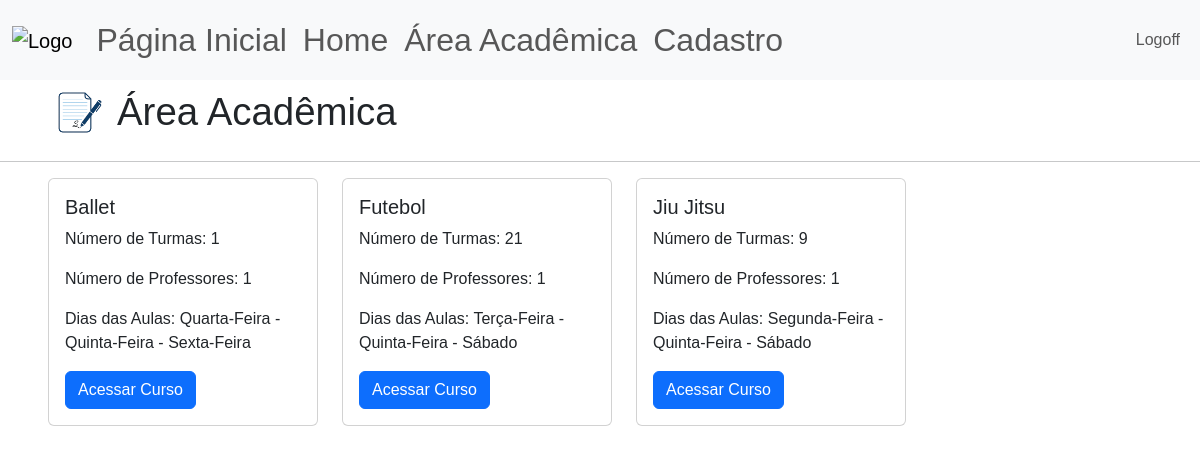
Page /area-academica (signed in) on the earlier database version.
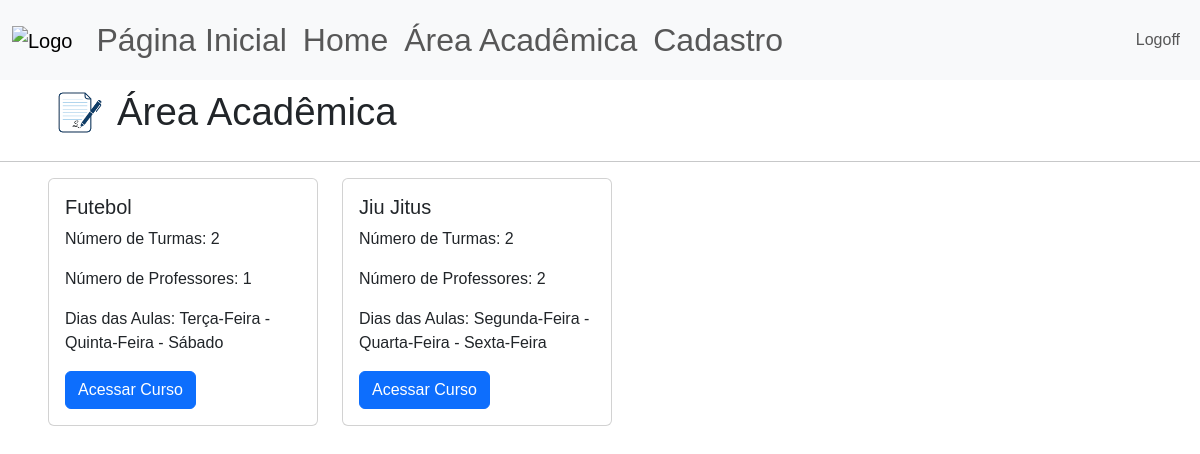
Same page on the later database version.
### site_verbo_amar/models.py (models this page shows)
class Atividade(database.Model):
    id = database.Column(database.Integer, primary_key=True)
    atividade = database.Column(database.String, nullable=False, unique=True)
    dias_aula = database.Column(database.String, nullable=False)

### site_verbo_amar/routes.py (the view)
@app.route("/area-academica", methods=['POST','GET'])
@login_required
def area_academica():
    atividades = carregar_nome_atividades()
    teste = carregar_turmas(atividades)
    print(teste)
    return render_template("area_academica.html", atividades=atividades)

### site_verbo_amar/models.py (called while the page is built)
@login_manager.user_loader
def load_user(id_usuario):
    return Usuario.query.get(int(id_usuario))

### site_verbo_amar/routes.py (called while the page is built)
def carregar_nome_atividades():
    dict_ativ = {}
    atividades = Atividade.query.order_by(Atividade.atividade.asc()).all()
    for ativ in atividades:
        dict_ativ[ativ.id] = {"nome_atividade":ativ.atividade,
                              "dias_aula":ativ.dias_aula.replace(";",' - '),
                              "turmas":0,
                              "professores":[],
                              "alunos":[],
                              "n_professores":0}
    return dict_ativ

def carregar_turmas(dict_ativ):
    turmas = Turma.query.order_by(Turma.id_atividade.asc()).all()
    for ativ in dict_ativ:
        for id in turmas:
            if ativ == id.id_atividade:
                dict_ativ[ativ]['turmas'] += 1
                if not id.id_professor in dict_ativ[ativ]['professores']:
                    dict_ativ[ativ]['professores'].append(id.id_professor)
                    dict_ativ[ativ]['n_professores'] +=1
    return dict_ativ

### site_verbo_amar/templates/area_academica.html
{% extends 'base.html'%}
{% block body %}
<div class = "d-flex align-items-center gap-1", style="padding-left: 3rem;">
    <img src="{{url_for('static', filename='academica_logo.png')}}" alt="study" height="65">
    <h1 style="font-size: 2.4rem; font-weight: 500; line-height: 1.2; margin: 0;">Área Acadêmica</h1>
</div>
<hr>
<div class="row" style="padding-left: 3rem;">
{% for ativ in atividades %}
    <div class="col-sm-3 mb-3 mb-sm-0">
      <div class="card">
        <div class="card-body">
          <h5 class="card-title">{{atividades[ativ]["nome_atividade"]}}</h5>
          <p class="card-text">Número de Turmas: {{atividades[ativ]["turmas"]}}</p>
          <p class="card-text">Número de Professores: {{atividades[ativ]["n_professores"]}}</p>
          <p class="card-text">Dias das Aulas: {{atividades[ativ]["dias_aula"]}}</p>
          <a href="#" class="btn btn-primary">Acessar Curso</a>
        </div>
      </div>
    </div>
 {% endfor %}
</div>
{% endblock %}

### site_verbo_amar/templates/base.html (shortened to what this page needs)
<!DOCTYPE html>
<html lang="pt-br">
<head>
    <link href="https://cdn.jsdelivr.net/npm/bootstrap@5.3.8/dist/css/bootstrap.min.css" rel="stylesheet">
    <link rel="stylesheet" type="text/css" href="{{url_for('static', filename='main.css')}}">
</head>
<body>
    {% include 'navbar.html'%}
    {% block body %}
    {% endblock %}
</body>
</html>

### site_verbo_amar/templates/navbar.html (shortened to what this page needs)
<nav class="navbar navbar-expand-lg bg-body-tertiary">
  <div class="container-fluid">
    <a class="navbar-brand" href="{{ url_for('home')}}">
      <img src = "{{url_for('static', filename='logo.png')}}", height="100", alt="Logo">
    </a>
    <ul class="navbar-nav me-auto mb-2 mb-lg-0" style="font-size: 2rem;">
        <li class="nav-item">
          <a class="nav-link" aria-current="page" href="{{ url_for('pag_inicial') }}">Página Inicial</a>
        </li>
        {% if current_user.is_authenticated %}
          <li class="nav-item">
            <a class="nav-link" href="{{ url_for('home') }}">Home</a>
          </li>
          <li class="nav-item">
            <a class="nav-link" href="{{ url_for('area_academica') }}">Área Acadêmica</a>
          </li>
          <li class="nav-item">
            <a class="nav-link" href="{{ url_for('cadastro') }}">Cadastro</a>
          </li>
         {% endif %}
      </ul>
      <ul class="d-flex navbar-nav">
        {% if current_user.is_authenticated %}
            <li class="nav-item">
              <a class="nav-link" href="{{ url_for('sair') }}">Logoff</a>
            </li>
        {% else %}
          <li class="nav-item">
            <a class="nav-link" href="{{ url_for('login') }}">Login</a>
          </li>
        {% endif %}
      </ul>
    </div>
</nav>

### site_verbo_amar/static/main.css (style rules this page uses)
* { font-family:'Poppins', sans-serif; }

Differences in the rows shown:
removed Atividade: atividade "Ballet"
Other differences:
new list line: "Futebol"
new list line: "Número de Turmas: 2 Número de Professores: 1 Dias das Aulas: Terça-Feira - Quinta-Feira - Sábado Acessar Curso"
new list line: "Jiu Jitus"
new list line: "Número de Turmas: 2 Número de Professores: 2 Dias das Aulas: Segunda-Feira - Quarta-Feira - Sexta-Feira Acessar Curso"
list line gone: "Número de Turmas: 1 Número de Professores: 1 Dias das Aulas: Quarta-Feira - Quinta-Feira - Sexta-Feira Acessar Curso"
list line gone: "Futebol"
list line gone: "Número de Turmas: 21 Número de Professores: 1 Dias das Aulas: Terça-Feira - Quinta-Feira - Sábado Acessar Curso"
list line gone: "Jiu Jitsu"
list line gone: "Número de Turmas: 9 Número de Professores: 1 Dias das Aulas: Segunda-Feira - Quinta-Feira - Sábado Acessar Curso"
